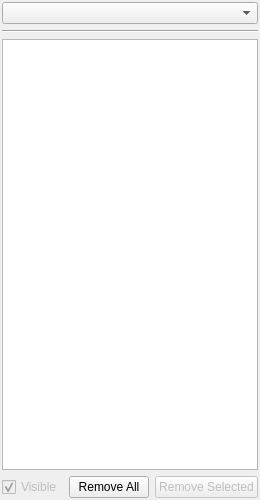
<?xml version="1.0" encoding="UTF-8"?>
<ui version="4.0">
 <class>DataViewWidgetBase</class>
 <widget class="QWidget" name="DataViewWidgetBase">
  <property name="geometry">
   <rect>
    <x>0</x>
    <y>0</y>
    <width>259</width>
    <height>500</height>
   </rect>
  </property>
  <property name="windowTitle">
   <string>Form</string>
  </property>
  <layout class="QVBoxLayout" name="verticalLayout">
   <property name="margin">
    <number>2</number>
   </property>
   <item>
    <widget class="QComboBox" name="modelSelectComboBox"/>
   </item>
   <item>
    <widget class="Line" name="line">
     <property name="orientation">
      <enum>Qt::Horizontal</enum>
     </property>
    </widget>
   </item>
   <item>
    <widget class="DataView" name="dataView"/>
   </item>
   <item>
    <layout class="QHBoxLayout" name="horizontalLayout">
     <item>
      <widget class="QCheckBox" name="visibleCheckBox">
       <property name="enabled">
        <bool>false</bool>
       </property>
       <property name="text">
        <string>Visible</string>
       </property>
       <property name="checked">
        <bool>true</bool>
       </property>
      </widget>
     </item>
     <item>
      <widget class="QPushButton" name="removeAllPushButton">
       <property name="text">
        <string>Remove All</string>
       </property>
      </widget>
     </item>
     <item>
      <widget class="QPushButton" name="removeSelectedPushButton">
       <property name="enabled">
        <bool>false</bool>
       </property>
       <property name="text">
        <string>Remove Selected</string>
       </property>
      </widget>
     </item>
    </layout>
   </item>
  </layout>
 </widget>
 <customwidgets>
  <customwidget>
   <class>DataView</class>
   <extends>QTableView</extends>
   <header>DataView.h</header>
  </customwidget>
 </customwidgets>
 <resources/>
 <connections/>
</ui>
